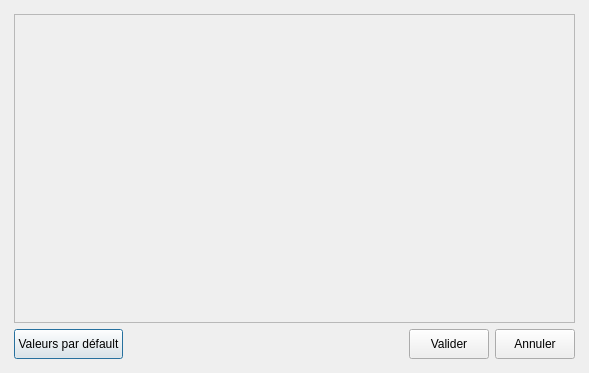
<?xml version="1.0" encoding="UTF-8"?>
<ui version="4.0">
 <class>Categories</class>
 <widget class="QDialog" name="Categories">
  <property name="geometry">
   <rect>
    <x>0</x>
    <y>0</y>
    <width>589</width>
    <height>373</height>
   </rect>
  </property>
  <property name="windowTitle">
   <string>Gestion des catégories</string>
  </property>
  <layout class="QVBoxLayout" name="verticalLayout_2">
   <property name="leftMargin">
    <number>5</number>
   </property>
   <property name="topMargin">
    <number>5</number>
   </property>
   <property name="rightMargin">
    <number>5</number>
   </property>
   <property name="bottomMargin">
    <number>5</number>
   </property>
   <item>
    <widget class="QWidget" name="centralwidget" native="true">
     <layout class="QHBoxLayout" name="horizontalLayout_2">
      <item>
       <layout class="QVBoxLayout" name="verticalLayout">
        <item>
         <widget class="QScrollArea" name="scroll_categories">
          <property name="widgetResizable">
           <bool>true</bool>
          </property>
          <widget class="QWidget" name="scrollAreaWidgetContents">
           <property name="geometry">
            <rect>
             <x>0</x>
             <y>0</y>
             <width>561</width>
             <height>303</height>
            </rect>
           </property>
          </widget>
         </widget>
        </item>
        <item>
         <layout class="QHBoxLayout" name="horizontalLayout">
          <item>
           <widget class="QPushButton" name="valeurs_def">
            <property name="sizePolicy">
             <sizepolicy hsizetype="Fixed" vsizetype="Fixed">
              <horstretch>0</horstretch>
              <verstretch>0</verstretch>
             </sizepolicy>
            </property>
            <property name="minimumSize">
             <size>
              <width>0</width>
              <height>30</height>
             </size>
            </property>
            <property name="text">
             <string>Valeurs par défault</string>
            </property>
           </widget>
          </item>
          <item>
           <spacer name="horizontalSpacer">
            <property name="orientation">
             <enum>Qt::Horizontal</enum>
            </property>
            <property name="sizeHint" stdset="0">
             <size>
              <width>40</width>
              <height>20</height>
             </size>
            </property>
           </spacer>
          </item>
          <item>
           <widget class="QPushButton" name="valider">
            <property name="sizePolicy">
             <sizepolicy hsizetype="Fixed" vsizetype="Fixed">
              <horstretch>0</horstretch>
              <verstretch>0</verstretch>
             </sizepolicy>
            </property>
            <property name="minimumSize">
             <size>
              <width>0</width>
              <height>30</height>
             </size>
            </property>
            <property name="text">
             <string>Valider</string>
            </property>
           </widget>
          </item>
          <item>
           <widget class="QPushButton" name="annuler">
            <property name="sizePolicy">
             <sizepolicy hsizetype="Fixed" vsizetype="Fixed">
              <horstretch>0</horstretch>
              <verstretch>0</verstretch>
             </sizepolicy>
            </property>
            <property name="minimumSize">
             <size>
              <width>0</width>
              <height>30</height>
             </size>
            </property>
            <property name="text">
             <string>Annuler</string>
            </property>
           </widget>
          </item>
         </layout>
        </item>
       </layout>
      </item>
     </layout>
    </widget>
   </item>
  </layout>
 </widget>
 <resources/>
 <connections/>
</ui>
